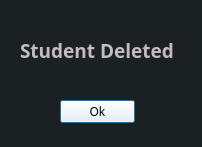
<?xml version="1.0" encoding="UTF-8"?>
<ui version="4.0">
 <class>dlgStudentDeleted</class>
 <widget class="QDialog" name="dlgStudentDeleted">
  <property name="geometry">
   <rect>
    <x>0</x>
    <y>0</y>
    <width>202</width>
    <height>147</height>
   </rect>
  </property>
  <property name="minimumSize">
   <size>
    <width>202</width>
    <height>147</height>
   </size>
  </property>
  <property name="maximumSize">
   <size>
    <width>202</width>
    <height>147</height>
   </size>
  </property>
  <property name="windowTitle">
   <string>Student Deleted</string>
  </property>
  <property name="styleSheet">
   <string notr="true">background: #1b2023;</string>
  </property>
  <widget class="QLabel" name="txtStudentDeleted">
   <property name="geometry">
    <rect>
     <x>20</x>
     <y>10</y>
     <width>181</width>
     <height>81</height>
    </rect>
   </property>
   <property name="font">
    <font>
     <family>JetBrains Mono</family>
     <pointsize>14</pointsize>
     <weight>75</weight>
     <bold>true</bold>
    </font>
   </property>
   <property name="styleSheet">
    <string notr="true">color: #c3bcc2;</string>
   </property>
   <property name="text">
    <string>Student Deleted</string>
   </property>
  </widget>
  <widget class="QPushButton" name="btnDlgstudentDeleted">
   <property name="geometry">
    <rect>
     <x>60</x>
     <y>100</y>
     <width>75</width>
     <height>23</height>
    </rect>
   </property>
   <property name="font">
    <font>
     <family>JetBrains Mono</family>
     <pointsize>9</pointsize>
    </font>
   </property>
   <property name="styleSheet">
    <string notr="true">background: white;
</string>
   </property>
   <property name="text">
    <string>Ok</string>
   </property>
  </widget>
 </widget>
 <resources/>
 <connections/>
</ui>
